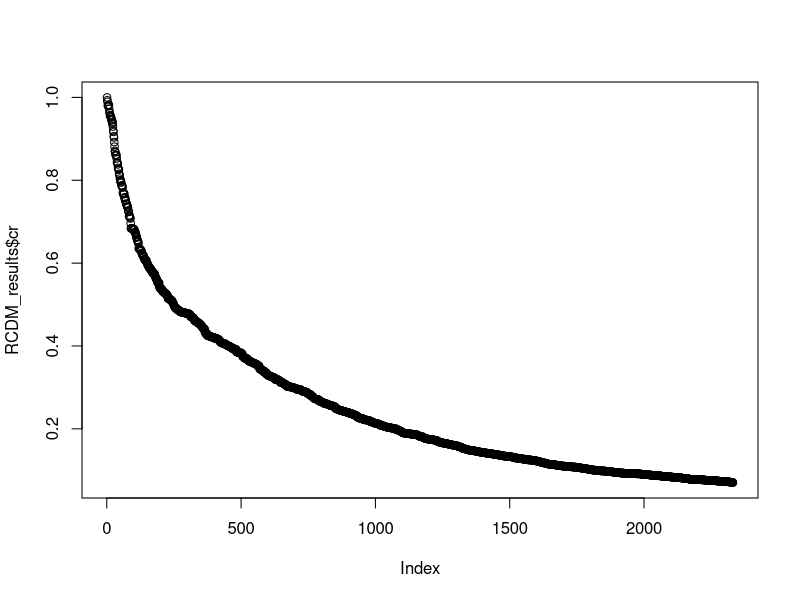
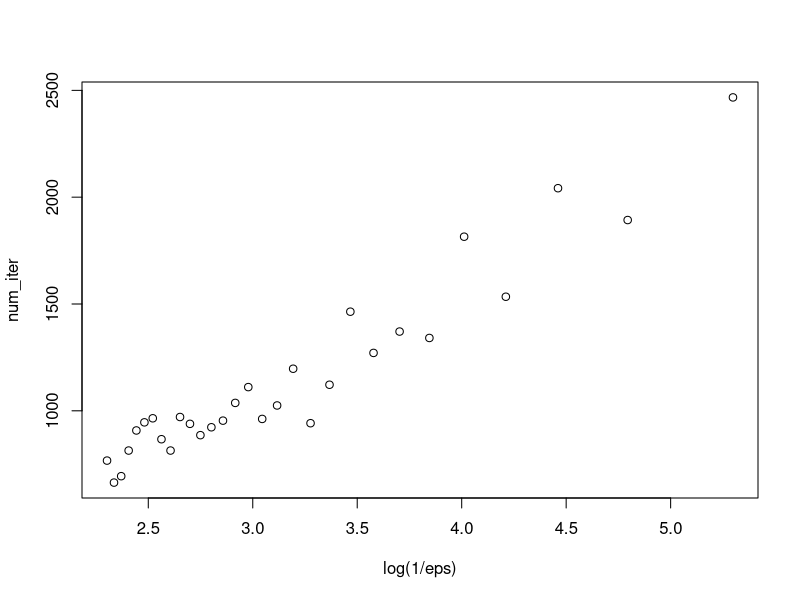
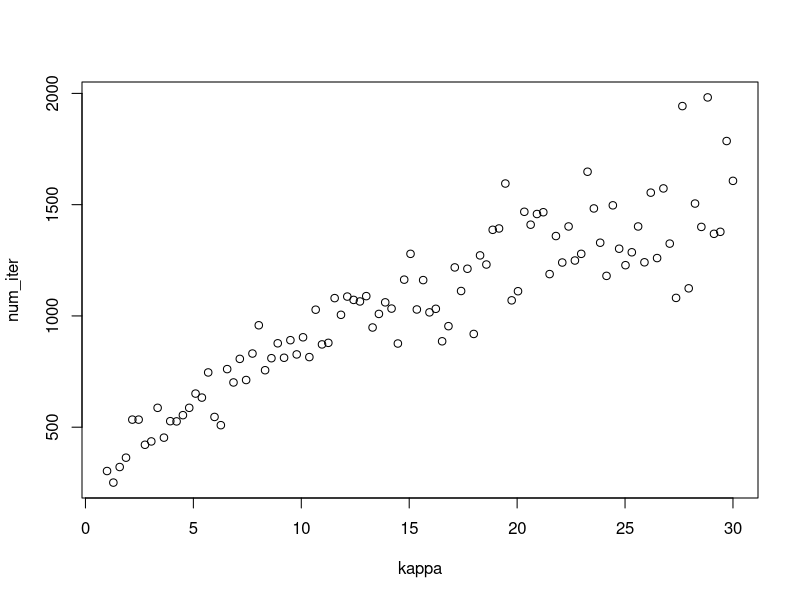
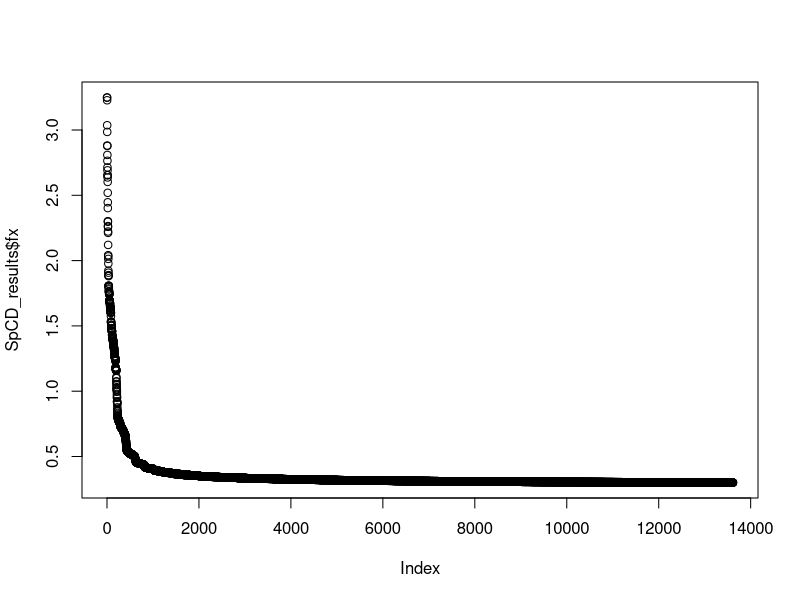
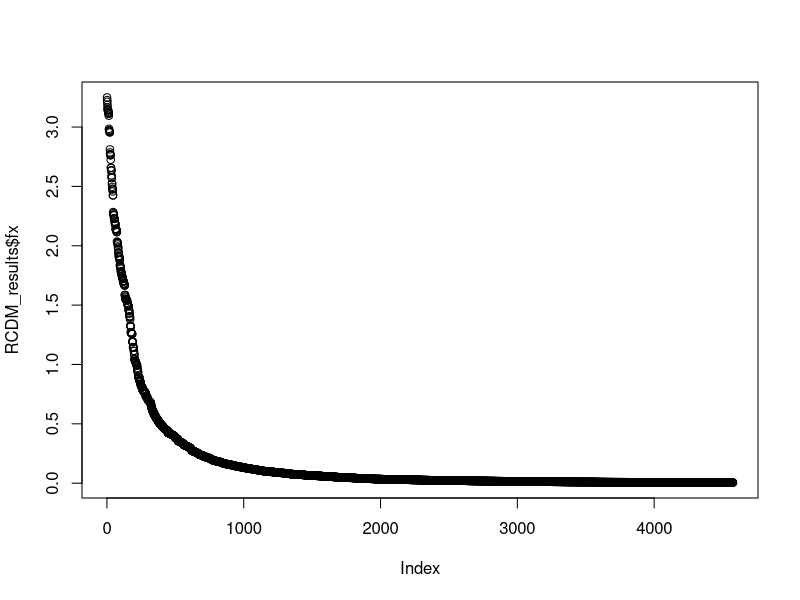

These figures' R source, in order:
# This .R code file consists of:
  # Algorithm 1: Coordinate Descent method with randomized / cyclic rules and fixed step size 
  # for solving quadratic form objective function

# Arthurs: STA 243 Final Project Group Members:
  # Han Chen, Ninghui Li, Chenghan Sun

library(pracma)

# Coordinate Descent method
RCDM = function(A, b, xs, xk = NULL, cr = NULL, iter_k = NULL, 
                alpha=0.001, tol=10^-2, maxIter=10^7, rule="random") {
  # Params: 
    # 
  
  # set k as the counter
  k = 1
  
  # denote cr = norm(xk-xs)/norm(xs) as the a criterion
  cr = c(1)
  
  # initialize xk as the estimates' vector 
  if (is.null(xk)){
    xk = zeros(n, 1)
  }
  
  # Define the objective function
  quadratic_obj = function(y, yhat){
    fun_val = 0.5*norm((y - yhat), "2")^2
    return(fun_val)
  }
  
  # initialize objective function vector
  fx = c(quadratic_obj(A%*%xk, b))
  fstar = quadratic_obj(A%*%xs, b)  # true function value 
  error = c()  # initialize error vector 
  
  if (rule == "random") {
    iter_k = sample(ncol(A), 1)
  } else if (rule == "cyclic") {
    iter_k = 1
  } else {
    print(paste("Need to specify variants of CD method."))
    break
  }
  
  # main loop 
  while (abs(fx[k] - fstar) >= tol) {
    # update the gradient
    u = A%*%xk - b
    A1 = t(A)
    gd_k = A1[iter_k, ]%*%u
    
    # update xk
    xk[iter_k] = xk[iter_k] - alpha*gd_k
    
    # update criterion cr
    cr[k+1] = norm(xk-xs, "2") / norm(xs, "2")
    
    if (mod(k, 1000) == 0) {
      print(c(paste("step", k), paste("error", cr[k+1])))
    }
    
    # update k
    k = k+1
    
    # update estimated function value and error 
    fx = c(fx, quadratic_obj(A%*%xk, b))
    error = c(error, norm((xk - xs), "2"))
    
    # update iter_k based on random / cyclic rules
    if (rule == "cyclic") {
      iter_k = mod(iter_k, n) + 1
    } else if (rule == "random") {
      iter_k = sample(ncol(A), 1)
    }
    
    # set algorithm iter bound 
    if (k > maxIter) {
      print(paste("Algorithm unfinished by reaching the maximum iterations."))
      break
    }
  }
  return(list(k = k, cr = cr, error = error, fx = fx))
}

### Experiment ### 
# input data points, here xs is the true solution that we want to find
m = 100
n = 50
k = 30


u = randortho(m)  # Generates random orthonormal or unitary matrix of size m
v = randortho(n)

#s_c_diag = runif(min(m, n), min= 1 / sqrt(k), max = 1)
s_c_diag  = seq(from = 1 / sqrt(k), to = 1, length.out = min(m, n))
s_c = diag(s_c_diag, nrow=m, ncol=n)  # for convexity assumption 

# sigular value decomposition
A = u%*%s_c%*%v  # for convexity assumption

#xs = rnorm(n)
xs  = ones(n, 1)
b = A%*%xs + 1 / (1 * 1000) * rnorm(m)
# solve(t(A) %*% A, t(A) %*% b)
# t(A) %*% A 

RCDM_results = RCDM(A, b, xs, alpha = 1, tol = 0.005)
RCDM_results$k

#gap vs iteration 
plot(RCDM_results$cr)

#eps vs nums of iteration 
set.seed(100)
N = 30
eps = seq(0.005, 0.1, length.out = N)
num_iter = sapply(eps, function(eps){
  RCDM_results = RCDM(A, b, xs, alpha = 1, tol = eps)
  RCDM_results$k
})
plot(log(1 / eps), num_iter)

#sigma vs nums of iteration 
set.seed(100)
N = 100
kappa = seq(1, 30, length.out = N)
num_iter = sapply(kappa, function(kappa){
  m = 100
  n = 50
  k = kappa

  u = randortho(m)  
  v = randortho(n)
  s_c_diag  = seq(from = 1 / sqrt(k), to = 1, length.out = min(m, n))
  s_c = diag(s_c_diag, nrow=m, ncol=n)  # for convexity assumption 
  
  A = u%*%s_c%*%v  
  
  xs  = ones(n, 1)
  b = A%*%xs + 1 / (1 * 1000) * rnorm(m)
  
  RCDM_results = RCDM(A, b, xs, alpha = 1, tol = 0.01)
  RCDM_results$k
})
plot(kappa, num_iter)




### seperable CD ###
SpCD <- function(A, b, xs, lambda = 1, iter_k = 1, xk = NULL, cr = NULL, 
                 alpha = 0.001, tol = 1e-2, maxIter = 1e7){
  # set k as the counter
  # CGD method terminates when norm(xk-xs)/norm(xs) smaller than given epsi = 10^-3
  # denote norm(xk-xs)/norm(xs) = cr (criterion)
  k = 1
  cr = c(1)
  
  # initialize x 
  if (is.null(xk)){
    xk = zeros(n, 1)
  }
  #gradient 
  gd_k = 0 
  
  
  # Define the objective function
  quadratic_obj = function(xk, y){
    fun_val = 0.5*norm((y - A%*%xk), "2")^2 + lambda * sum(abs(xk))
    return(fun_val)
  }
  
  fx = c(quadratic_obj(xk, b))
  fstar  =  quadratic_obj(xs, b)
  error = c()
  
  while (abs(fx[k] - fstar) >= tol) {
    # update the gradient
    u = A%*%xk - b
    A1 = t(A)
    gd_k = A1[iter_k, ]%*%u
    
    #### update xk
    sub.optim <- function(x){
      gd_k * (x - xk[iter_k]) + 1 / (2 * alpha) * (x - xk[iter_k]) ^ 2 + lambda * abs(x)
    }
    sub.optim.result = optim(0, sub.optim, method = "BFGS")
    z_k = sub.optim.result$par
    xk[iter_k] = z_k
    #print(z_k)
    
    # update stopping criterion 
    cr[k+1] = norm(xk-xs, "2") / norm(xs, "2")
    
    if (mod(k, 1000) == 0) {
      #print(c(paste("step", k),paste("error", cr[k+1]) ))
      print(c(paste("step", k), paste("error", fx[k] - fstar) ))
      #print(gd[iter_k])
      #print(xk)
      #print(z_k)
      #print(xk)
    }
    
    
    # update error 
    fx = c(fx, quadratic_obj(xk, b))
    error = c(error, norm((xk - xs), "2"))
    
    # update k
    k = k+1
    
    # update iter_k
    iter_k = mod(iter_k, n) + 1
    
    if (k > maxIter) {
      print(paste("Algorithm unfinished by reaching the maximum iterations."))
      break
    }
  }
  print(xk)
  return(list(k = k, cr = cr, error = error, fx = fx ))
}


### Experiment ### 
# input sparse data points, here xs is the true solution that we want to find
m = 100
n = 200
k = 50
s = 30


u = randortho(m)  # Generates random orthonormal or unitary matrix of size m
v = randortho(n)

#s_c_diag = runif(min(m, n), min= 1 / sqrt(k), max = 1)
s_c_diag  = seq(from = 1 / sqrt(k), to = 1, length.out = min(m, n))
s_c = diag(s_c_diag, nrow=m, ncol=n)  # for convexity assumption 

# sigular value decomposition
A = u%*%s_c%*%v  # for convexity assumption

#xs = rnorm(n)
xs  = zeros(n, 1)
xs[1:s,] = 1
b   = A %*% xs 
#solve(t(A) %*% A, t(A) %*% b)
# t(A) %*% A 

SpCD_results = SpCD(A, b, xs, lambda = 0.01, alpha = 1, tol = 0.0001)
RCDM_results = RCDM(A, b, xs, alpha = 1, tol = 0.005)
SpCD_results$k
RCDM_results$k

plot(SpCD_results$fx)
plot(RCDM_results$fx)


